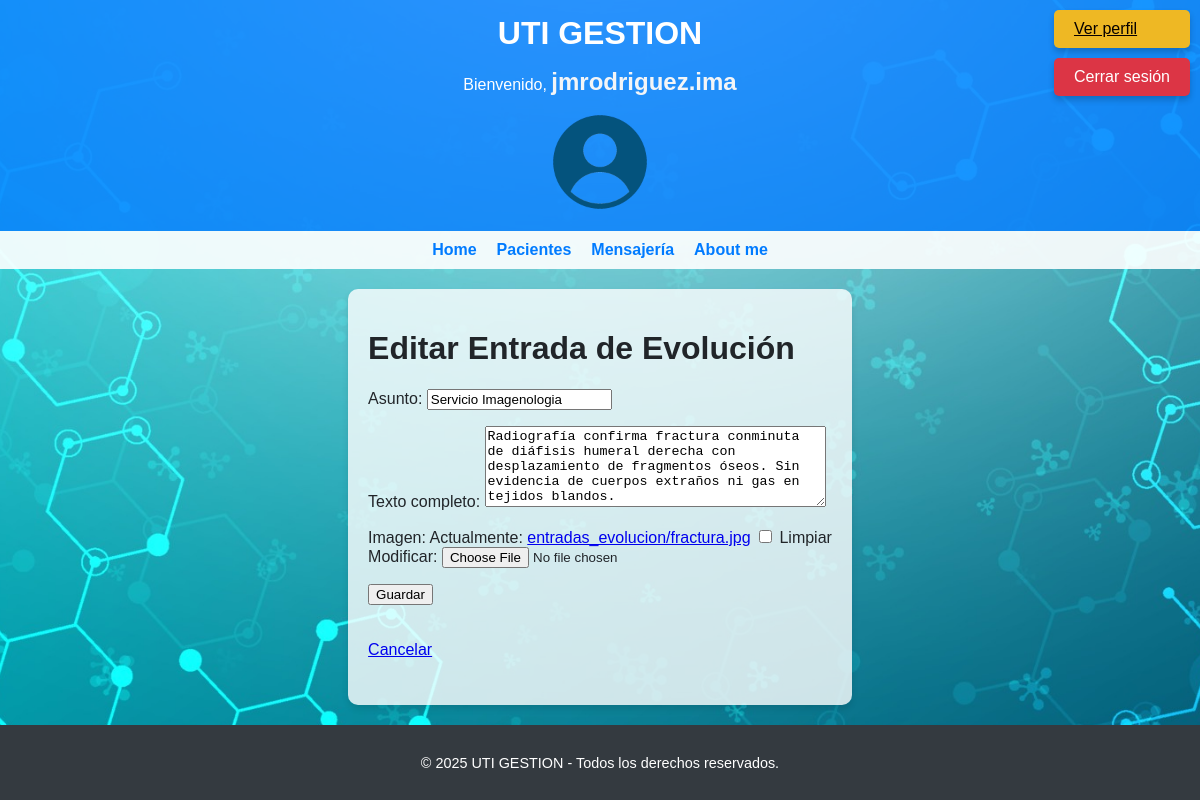
Page /pacientes/entrada_evolucion/editar/8/ (signed in) on the committed database.
### usuarios/models.py (models this page shows, shortened)
class CustomUser(AbstractUser):
    ESPECIALIDADES = [
        ('Admision', 'Admision'),
        ('Clínica', 'Clínica'),
        ('Enfermería', 'Enfermería'),
        ('Pediatría', 'Pediatría'),
        ('Cardiología', 'Cardiología'),
        ('Traumatología', 'Traumatología'),
        ('Anestesiología', 'Anestesiología'),
        ('Terapia Intensiva', 'Terapia Intensiva'),
        ('Cirujia General', 'Cirugia General'),
        ('Imagenología', 'Imagenología'),
    ]
    especialidad = models.CharField(
        max_length=50,
        choices=ESPECIALIDADES,
        blank=True,
        null=True,
        verbose_name="Especialidad"
    )
    telefono = models.CharField(max_length=15, blank=True, null=True, verbose_name="Teléfono")
    direccion = models.CharField(max_length=150, blank=True, null=True, verbose_name="Dirección")
    fecha_nacimiento = models.DateField(blank=True, null=True, verbose_name="Fecha de nacimiento")
    nombre = models.CharField(max_length=50, blank=True, null=True, verbose_name="Nombre")  # Nuevo campo
    apellido = models.CharField(max_length=50, blank=True, null=True, verbose_name="Apellido")  # Nuevo campo
    nro_matricula_profesional = models.CharField(max_length=20, blank=True, null=True, verbose_name="Nro de Matrícula Profesional")  # Nuevo campo

### pacientes/models.py (models this page shows, shortened)
class EntradaEvolucion(models.Model):
    paciente = models.ForeignKey(Paciente, related_name='entradas_evolucion', on_delete=models.CASCADE)
    usuario = models.ForeignKey(settings.AUTH_USER_MODEL, related_name='entradas_evolucion', on_delete=models.CASCADE)
    asunto = models.CharField(max_length=255)
    texto_completo = models.TextField()
    imagen = models.ImageField(upload_to='entradas_evolucion/', null=True, blank=True)
    fecha_creacion = models.DateTimeField(auto_now_add=True)

### pacientes/views.py (the view)
# urls.py: path('entrada_evolucion/editar/<int:entrada_id>/', editar_entrada_evolucion, name='editar_entrada_evolucion'),
@login_required
def editar_entrada_evolucion(request, entrada_id):
    entrada = get_object_or_404(EntradaEvolucion, id=entrada_id, usuario=request.user)
    if request.method == "POST":
        form = EntradaEvolucionForm(request.POST, instance=entrada)
        if form.is_valid():
            form.save()
            return redirect('detalles_paciente', paciente_id=entrada.paciente.id)
    else:
        form = EntradaEvolucionForm(instance=entrada)
    return render(request, 'pacientes/editar_entrada_evolucion.html', {
        'form': form,
        'entrada': entrada
    })

### pacientes/forms.py
class EntradaEvolucionForm(forms.ModelForm):
    class Meta:
        model = EntradaEvolucion
        fields = ['asunto', 'texto_completo', 'imagen']  # Añadimos 'imagen' al formulario
        widgets = {
            'texto_completo': forms.Textarea(attrs={'rows': 5, 'class': 'ckeditor'}),
        }

### pacientes/templates/pacientes/editar_entrada_evolucion.html (shortened to what this page needs)
{% extends 'hospital_uti/base.html' %}
{% block content %}
  <h1>Editar Entrada de Evolución</h1>
  <form method="post" enctype="multipart/form-data">
        {{ form.as_p }}
        <button type="submit">Guardar</button>
  </form>
  <br><br>
  <a href="{% url 'detalles_paciente' paciente_id=entrada.paciente.id %}">Cancelar</a>
{% endblock %}

### templates/hospital_uti/base.html (shortened to what this page needs)
<!DOCTYPE html>
<html lang="es">
<head>
    {% load static %}
    <link rel="stylesheet" type="text/css" href="{% static 'css/styles.css' %}">
</head>
<body>
    <div class="container">
        <header>
            <h1>UTI GESTION</h1>
            {% if request.user.is_authenticated %}
            <p>Bienvenido, <span class="username">{{ request.user.username }}</span></p>
            <div>
                {% if request.user.perfil.imagen %}
                <img src="{{ request.user.perfil.imagen.url }}" alt="Avatar"
                    style="width: 100px; height: 100px; max-width: 100px; max-height: 100px; border-radius: 50%; object-fit: cover;">
                {% else %}
                <img src="{% static 'avatars/default_avatar.png' %}" alt="Avatar por defecto"
                    style="width: 100px; height: 100px; max-width: 100px; max-height: 100px; border-radius: 50%; object-fit: cover;">
                {% endif %}
            </div>
            {% endif %}
        </header>
        <nav>
            <ul>
                <li><a href="{% url 'home' %}">Home</a></li>
                {% if user.is_authenticated %}
                <li><a href="{% url 'inicio_pacientes' %}">Pacientes</a></li>
                <li><a href="{% url 'ver_chats' %}">Mensajería</a></li>
                {% else %}
                <li><a href="{% url 'login' %}">Iniciar sesión</a></li>
                <li><a href="{% url 'registro' %}">Registro</a></li>
                {% endif %}
                <li><a href="{% url 'about' %}">About me</a></li>
            </ul>
        </nav>
        {% if user.is_authenticated %}
        <div class="auth-buttons">
            <a href="{% url 'ver_perfil' %}" class="profile-btn">Ver perfil</a>
            <form action="{% url 'logout' %}" method="POST" style="display:inline;">
                <button type="submit" class="logout-btn">Cerrar sesión</button>
            </form>
        </div>
        {% endif %}
        <main class="content">
            {% block content %}
            {% endblock %}
        </main>
        <footer>
            <p>&copy; 2025 UTI GESTION - Todos los derechos reservados.</p>
        </footer>
    </div>
</body>
</html>

### static/css/styles.css (style rules this page uses)
body { font-family: Arial, sans-serif; margin: 0; padding: 0; display: flex; flex-direction: column; min-height: 100vh; background-image: url('/static/images/fondo_web.jpg'); background-size: cover; background-position: center; background-repeat: no-repeat; color: #212529; }
.container { display: flex; flex-direction: column; flex: 1; }
.username { font-weight: bold; font-size: 1.5rem; color: #f3f5f7; }
header { background-color: rgba(0, 123, 255, 0.8); color: white; padding: 15px; text-align: center; }
header h1 { margin: 0; font-size: 2rem; }
nav { background-color: rgba(255, 255, 255, 0.9); padding: 10px; }
nav ul { list-style: none; padding: 0; margin: 0; display: flex; gap: 20px; justify-content: center; }
nav ul li a, nav ul li button { color: #007bff; text-decoration: none; font-weight: bold; }
.auth-buttons { position: fixed; top: 10px; right: 10px; display: flex; flex-direction: column; gap: 10px; }
.profile-btn { background-color: #eeb824; color: rgb(7, 0, 0); padding: 10px 20px; border: none; border-radius: 5px; cursor: pointer; font-size: 1rem; box-shadow: 0px 4px 6px rgba(0, 0, 0, 0.2); }
.logout-btn { background-color: #dc3545; color: white; padding: 10px 20px; border: none; border-radius: 5px; cursor: pointer; font-size: 1rem; box-shadow: 0px 4px 6px rgba(0, 0, 0, 0.2); }
main.content { background: rgba(255, 255, 255, 0.8); padding: 20px; border-radius: 10px; margin: 20px auto; max-width: 1200px; box-shadow: 0px 4px 6px rgba(0, 0, 0, 0.1); flex: 1; }
footer { background-color: #343a40; color: white; text-align: center; padding: 15px; font-size: 0.9rem; margin-top: auto; }

### rows in the picture
CustomUser: user.username "jmrodriguez.ima"
EntradaEvolucion: asunto "Servicio Imagenologia", texto_completo "Radiografía confirma fractura conminuta de diáfisis humeral derecha con desplazamiento de fragmentos óseos. Sin evidencia de cuerpos extraños ni gas en tejidos blandos."
